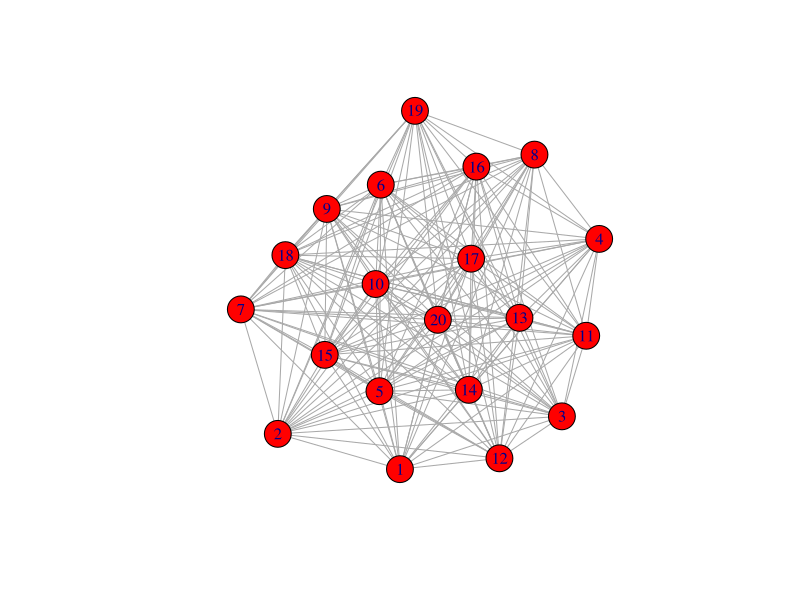

Write R code to recreate this figure.
## ---- chunk 1
library(igraph)

## ---- chunk 2
D <- matrix(runif(n=20*20, min=0, max =1), ncol = 20) #uniformly distributed distance matrix
D[4,6] = 0
D[9,13]= 0
D[1,19]= 0 
D[10,17]= 0  
D[3,8] = 0 #NO TRAVEL NO DISTANCE
D[lower.tri(D)] = t(D)[lower.tri(D)] #symmetric matrix
diag(D) <- rep(0,20) #diagonals are 0

g <- graph_from_adjacency_matrix(D, mode="undirected" , weighted=TRUE)
plot(g, vertex.color="red")

